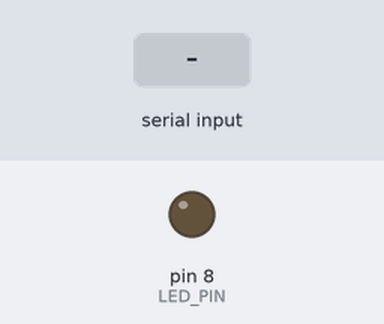
Bench run of a sketch on a simulated Arduino Uno, built with avr-gcc and run on an emulated ATmega328P. Shown: output pins drawn as LEDs (lit = HIGH). Inputs (shaded band) come from the test bench.

Above: at 1.2 s.
1.3 s: "1" received over the second serial link
At 2.2 s:
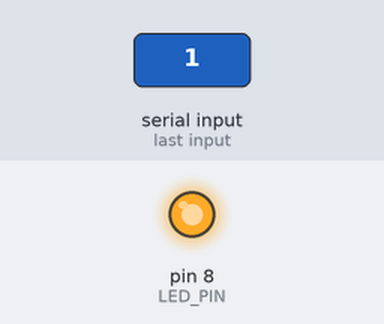
2.8 s: "0" received over the second serial link
At 3.4 s:
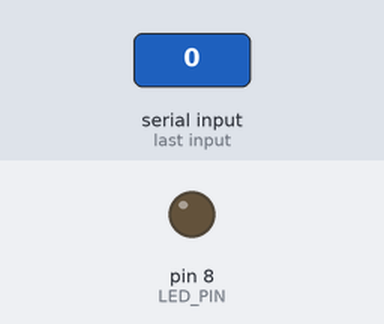
Timing chart, 0 to 5.8 s (numbered marks = the images above; inputs shaded):
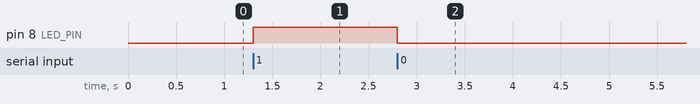

The sketch:

Arduino_Lesson_17.ino
```cpp
#include <SoftwareSerial.h>
SoftwareSerial BT(10, 11); // UNO RX, TX
const byte LED_PIN = 8;
void setup() {
  pinMode(LED_PIN, OUTPUT);
  digitalWrite(LED_PIN, LOW);
  Serial.begin(9600);
  BT.begin(9600); // 依 HC-05 資料模式實際鮑率調整
}
void loop() {
  if (BT.available()) {
    char c = (char)BT.read();
    if (c == '1') {
      digitalWrite(LED_PIN, HIGH); BT.println("LED ON");
    } else if (c == '0') {
      digitalWrite(LED_PIN, LOW); BT.println("LED OFF");
    }
  }
}
```

Measured:
- after the input at 1.3 s, pin 8 (LED_PIN): LOW → HIGH at once
- after the input at 2.8 s, pin 8 (LED_PIN): HIGH → LOW at once
